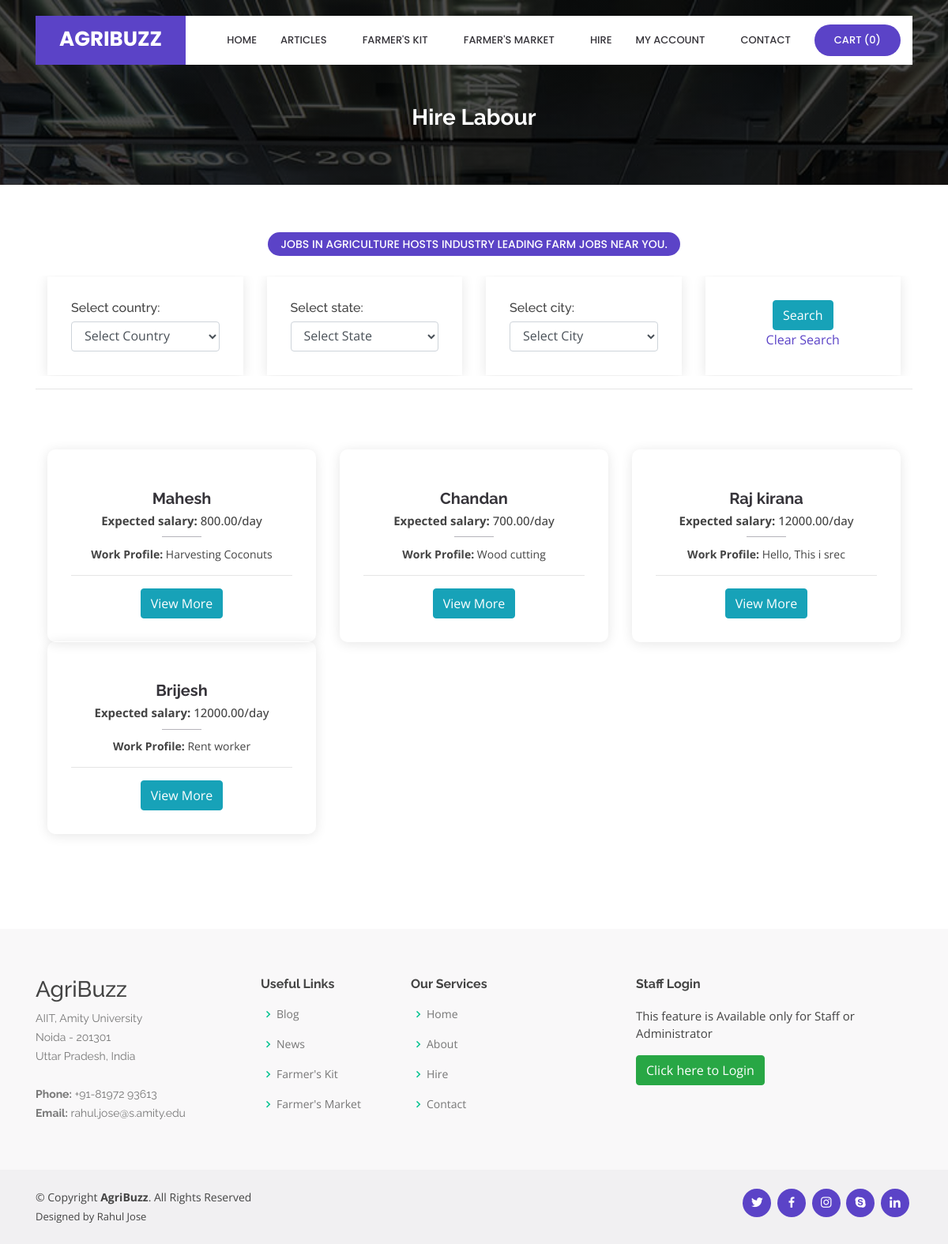
Screenshot of /displayworkers.php with the database file from the repository.
### tables this page shows
CREATE TABLE `worker` (
  `worker_id` int(10) NOT NULL,
  `name` varchar(50) NOT NULL,
  `address` text NOT NULL,
  `state_id` int(10) NOT NULL,
  `city_id` int(10) NOT NULL,
  `country_id` int(10) NOT NULL,
  `pincode` varchar(10) NOT NULL,
  `work_profile` text NOT NULL,
  `biodata` varchar(100) NOT NULL,
  `contactno` varchar(15) NOT NULL,
  `date_of_birth` date NOT NULL,
  `login_id` varchar(100) NOT NULL,
  `password` varchar(100) NOT NULL,
  `expected_salary` float(10,2) NOT NULL,
  `status` varchar(10) NOT NULL
);

### displayworkers.php (the view, shortened to what this page needs)
<?php
include("header.php");
?>
  <main id="main">
    <section id="cta" class="cta">
      <div class="container">
        <div class="text-center" data-aos="zoom-in">
			<br>
			<br>
			<br>
          <h3>Hire Labour</h3>
        </div>
      </div>
    </section>
    <section id="portfolio" class="portfolio">
      <div class="container">
        <div class="row" data-aos="fade-up" data-aos-delay="100">
          <div class="col-lg-12 d-flex justify-content-center">
            <ul id="portfolio-flters">
<li data-filter="*" class="filter-active">Jobs in Agriculture hosts industry leading farm jobs near you. </li>
            </ul>
          </div>
        </div>
    <section id="contact" class="contact" style="padding: 1px 0;">
      <div class="container">
        <div class="row">
          <div class="col-lg-12" data-aos="fade-up" data-aos-delay="100">
<form method="get" action="" name="frmworkersearch" onSubmit="return validateworksearch()">
            <div class="row">
              <div class="col-lg-3">
                <div class="info">
                  <h6>Select country:</h6>
<select name="country" id="country" onChange="loadstate(this.value)" autofocus class="search_categories form-control">
        <option value="">Select Country</option>
</select>
                </div>
              </div>
              <div class="col-lg-3">
                <div class="info w-100">
                  <h6>Select state:</h6>
<span id='loadstate'><select name="state"  autofocus class="search_categories form-control"><option value="">Select State</option></select></span>
                </div>
              </div>
              <div class="col-lg-3">
                <div class="info w-100">
                  <h6>Select city:</h6>
<span id='loadcity'><select name="city"  autofocus class="search_categories form-control"><option value="">Select City</option></select></span>
                </div>
              </div>
              <div class="col-lg-3">
                <div class="info w-100" style="height: 100%;">
       <center>
	   <input type="submit" name="submit" id="submit" value="Search" class="btn btn-info"><br><a href="displayworkers.php">Clear Search</a></center>
                </div>
              </div>
            </div>
</form>
		 </div>
        </div>
      </div>
    </section>
<hr>
    <section id="team" class="team">
      <div class="container">
        <div class="row">
          <div class="col-lg-12">
            <div class="row">
<?php
$sql = "SELECT * FROM worker WHERE status='Active'";
$qsql = mysqli_query($con,$sql);
if(mysqli_num_rows($qsql)  == 0)
{
echo "<center>Sorry, No Workers Found For The Searched Location!!</center>";
}
else
{
	while($rs = mysqli_fetch_array($qsql))
	{
	?>
	  <div class="col-lg-4">
		<div class="member" data-aos="zoom-in" data-aos-delay="100">
		  <div class="member-info">
			<h4><?php  echo $rs['name']; ?></h4>
			<span><strong>Expected salary: </strong> <?php echo $rs['expected_salary']; ?>/day</span>
			<p><strong>Work Profile:</strong> <?php echo $rs['work_profile']; ?></p>
			<hr>
			<div >
			  <a href="workerdetailed.php?workerid=<?php echo $rs['worker_id']; ?>" class="btn btn-info">View More</a>
			</div>
		  </div>
		</div>
	  </div>
	<?php
	}
}
?>
            </div>
          </div>
        </div>
      </div>
    </section>
      </div>
    </section>
  </main>
<?php
include("footer.php");
?>

### assets/css/style.css (style rules this page uses)
body { font-family: "Open Sans", sans-serif; color: #444444; }
a { color: #5b43c7; }
h1, h2, h3, h4, h5, h6 { font-family: "Raleway", sans-serif; }
section { padding: 60px 0; overflow: hidden; }
.cta { background: linear-gradient(rgba(2, 2, 2, 0.7), rgba(0, 0, 0, 0.7)), url("../img/cta-bg.jpg") fixed center center; background-size: cover; padding: 60px 0; }
.cta h3 { color: #fff; font-size: 28px; font-weight: 700; }
.portfolio #portfolio-flters { padding: 0; margin: 0 auto 20px auto; list-style: none; text-align: center; }
.portfolio #portfolio-flters li { cursor: pointer; display: inline-block; padding: 8px 16px 8px 16px; font-size: 14px; font-weight: 500; line-height: 1; text-transform: uppercase; color: #444444; margin-bottom: 5px; transition: all 0.3s ease-in-out; border-radius: 50px; font-family: "Poppins", sans-serif; }
.portfolio #portfolio-flters li:hover, .portfolio #portfolio-flters li.filter-active { color: #fff; background: #5b43c7; }
.portfolio #portfolio-flters li:last-child { margin-right: 0; }
.team { background: #fff; }
.team .member { position: relative; box-shadow: 0px 2px 15px rgba(0, 0, 0, 0.1); padding: 30px; border-radius: 10px; text-align: center; }
.team .member h4 { font-weight: 700; margin-bottom: 5px; font-size: 20px; color: #36343a; }
.team .member span { display: block; font-size: 15px; padding-bottom: 10px; position: relative; font-weight: 500; }
.team .member span::after { content: ''; position: absolute; display: block; width: 50px; height: 1px; background: #b5b3ba; bottom: 0; left: 50%; transform: translateX(-50%); }
.team .member p { margin: 10px 0 0 0; font-size: 14px; }
.contact .info { padding: 30px; width: 100%; background: #fff; box-shadow: 0px 2px 15px rgba(0, 0, 0, 0.1); }

### rows the page displays
worker: name "Mahesh", expected_salary "800.00", work_profile "Harvesting Coconuts"
worker: name "Chandan", expected_salary "700.00", work_profile "Wood cutting"
worker: name "Raj kirana", expected_salary "12000.00", work_profile "Hello, This i srec"
worker: name "Brijesh", expected_salary "12000.00", work_profile "Rent worker"

### other values shown
mysqli_num_rows($qsqlproduct_purchase_record) "0"
